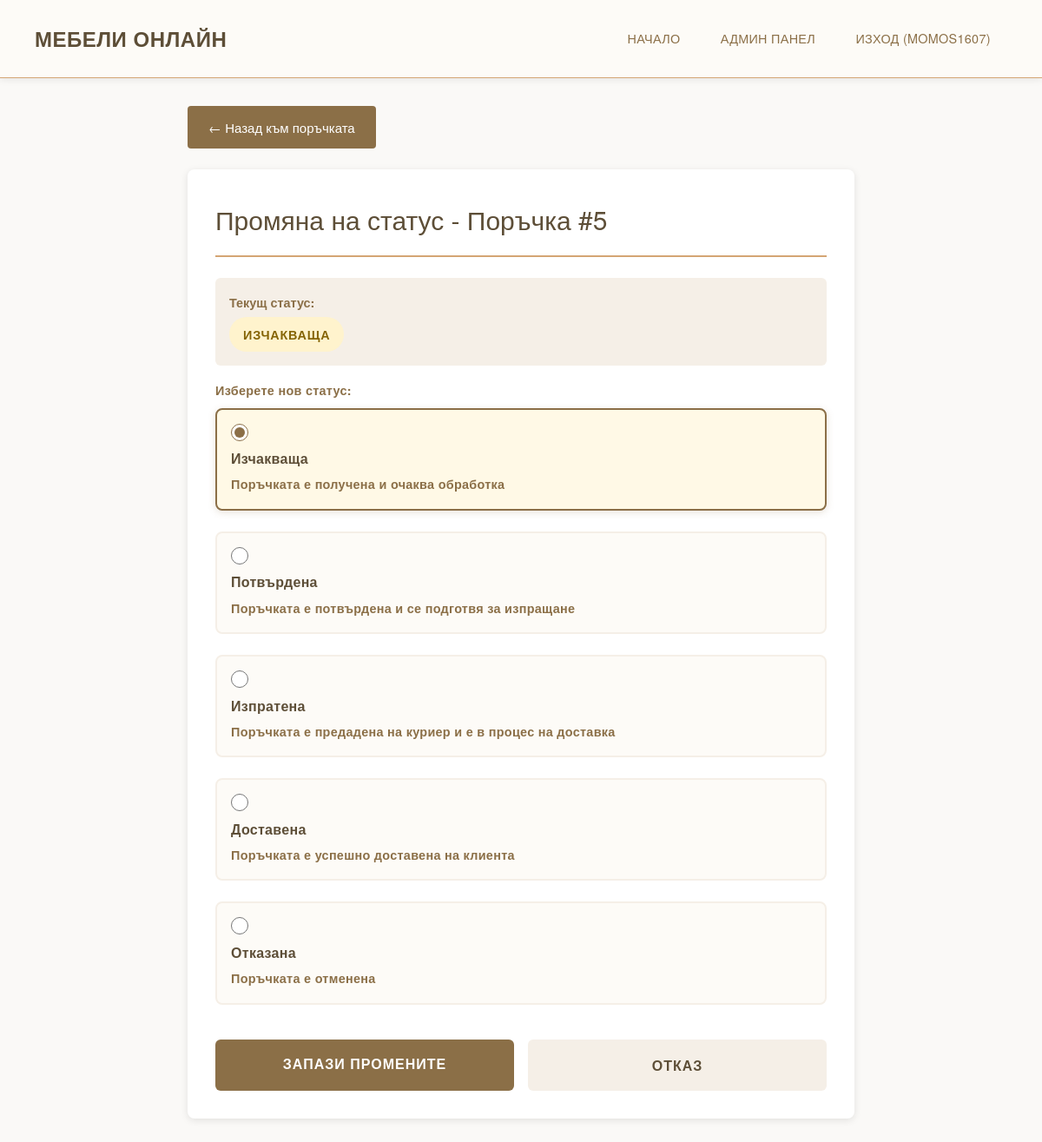
The app's page /edit_order.php?id=5 (signed in) with its own data.
### tables this page shows
CREATE TABLE `orders` (
  `id` int(11) NOT NULL,
  `user_id` int(11) NOT NULL,
  `total_price` decimal(10,2) NOT NULL,
  `status` enum('pending','confirmed','shipped','delivered','cancelled') NOT NULL DEFAULT 'pending',
  `delivery_address` text NOT NULL,
  `phone` varchar(20) NOT NULL,
  `notes` text DEFAULT NULL,
  `created_at` timestamp NOT NULL DEFAULT current_timestamp()
);

### edit_order.php (the view, shortened to what this page needs)
<?php
require_once 'config.php';
$order_id = isset($_GET['id']) ? intval($_GET['id']) : 0;
$query = "SELECT * FROM orders WHERE id = $order_id";
$result = mysqli_query($conn, $query);
$order = mysqli_fetch_assoc($result);
$status_text = [
    'pending' => 'Изчакваща',
    'confirmed' => 'Потвърдена',
    'shipped' => 'Изпратена',
    'delivered' => 'Доставена',
    'cancelled' => 'Отказана'
];
?>
<!DOCTYPE html>
<html lang="bg">
<head>
    <link rel="stylesheet" href="style.css">
</head>
<body>
    <nav class="navbar">
        <div class="container">
            <div class="nav-wrapper">
                <a href="index.php" class="logo">МЕБЕЛИ ОНЛАЙН</a>
                <ul class="nav-menu">
                    <li><a href="index.php">НАЧАЛО</a></li>
                    <li><a href="admin_orders.php">АДМИН ПАНЕЛ</a></li>
                    <li><a href="logout.php">ИЗХОД (<?php echo htmlspecialchars($_SESSION['username']); ?>)</a></li>
                </ul>
            </div>
        </div>
    </nav>
    <div class="edit-container">
        <a href="view_order.php?id=<?php echo $order_id; ?>" class="back-button">← Назад към поръчката</a>
        <div class="edit-card">
            <h1>Промяна на статус - Поръчка #<?php echo $order_id; ?></h1>
            <div class="current-info">
                <div class="current-info-label">Текущ статус:</div>
                <div class="current-info-value">
                    <span class="status-badge status-<?php echo htmlspecialchars($order['status']); ?>">
                        <?php echo $status_text[$order['status']] ?? 'Неизвестен'; ?>
                    </span>
                </div>
            </div>
            <form method="POST" action="" id="statusForm">
                <div class="form-group">
                    <label>Изберете нов статус:</label>
                    <div class="radio-group">
                        <label class="radio-option <?php echo $order['status'] === 'pending' ? 'selected' : ''; ?>"
                               onclick="selectOption(this)">
                            <input type="radio"
                                   name="status"
                                   value="pending"
                                   <?php echo $order['status'] === 'pending' ? 'checked' : ''; ?>>
                            <div class="radio-label">
                                <div class="radio-title">Изчакваща</div>
                                <div class="radio-description">Поръчката е получена и очаква обработка</div>
                            </div>
                        </label>
                        <label class="radio-option <?php echo $order['status'] === 'confirmed' ? 'selected' : ''; ?>"
                               onclick="selectOption(this)">
                            <input type="radio"
                                   name="status"
                                   value="confirmed"
                                   <?php echo $order['status'] === 'confirmed' ? 'checked' : ''; ?>>
                            <div class="radio-label">
                                <div class="radio-title">Потвърдена</div>
                                <div class="radio-description">Поръчката е потвърдена и се подготвя за изпращане</div>
                            </div>
                        </label>
                        <label class="radio-option <?php echo $order['status'] === 'shipped' ? 'selected' : ''; ?>"
                               onclick="selectOption(this)">
                            <input type="radio"
                                   name="status"
                                   value="shipped"
                                   <?php echo $order['status'] === 'shipped' ? 'checked' : ''; ?>>
                            <div class="radio-label">
                                <div class="radio-title">Изпратена</div>
                                <div class="radio-description">Поръчката е предадена на куриер и е в процес на доставка</div>
                            </div>
                        </label>
                        <label class="radio-option <?php echo $order['status'] === 'delivered' ? 'selected' : ''; ?>"
                               onclick="selectOption(this)">
                            <input type="radio"
                                   name="status"
                                   value="delivered"
                                   <?php echo $order['status'] === 'delivered' ? 'checked' : ''; ?>>
                            <div class="radio-label">
                                <div class="radio-title">Доставена</div>
                                <div class="radio-description">Поръчката е успешно доставена на клиента</div>
                            </div>
                        </label>
                        <label class="radio-option <?php echo $order['status'] === 'cancelled' ? 'selected' : ''; ?>"
                               onclick="selectOption(this)">
                            <input type="radio"
                                   name="status"
                                   value="cancelled"
                                   <?php echo $order['status'] === 'cancelled' ? 'checked' : ''; ?>>
                            <div class="radio-label">
                                <div class="radio-title">Отказана</div>
                                <div class="radio-description">Поръчката е отменена</div>
                            </div>
                        </label>
                    </div>
                </div>
                <div class="action-buttons">
                    <button type="submit" class="btn btn-primary">
                        Запази промените
                    </button>
                    <a href="view_order.php?id=<?php echo $order_id; ?>" class="btn btn-secondary">
                        Отказ
                    </a>
                </div>
            </form>
        </div>
    </div>
</body>
</html>

### style.css (style rules this page uses)
:root { --primary-dark: #8B6F47; --primary-black: #5D4E37; --secondary-dark: #2d2d2d; --accent-gold: #c9a96e; --accent-beige: #e8e3d8; --text-primary: #8B6F47; --text-secondary: #8B6F47; --text-light: #B8A794; --bg-cream: #faf9f7; --bg-light: #FDFBF7; --border-light: #D4A574; --shadow-soft: 0 2px 8px rgba(0,0,0,0.08); --shadow-medium: 0 4px 16px rgba(0,0,0,0.1); --shadow-hover: 0 8px 24px rgba(0,0,0,0.12); --transition: all 0.35s cubic-bezier(0.4, 0, 0.2, 1); }
* { margin: 0; padding: 0; box-sizing: border-box; }
html { scroll-behavior: smooth; }
body { font-family: 'Helvetica Neue', 'Arial', sans-serif; line-height: 1.7; color: var(--text-primary); background-color: var(--bg-cream); font-size: 15px; -webkit-font-smoothing: antialiased; -moz-osx-font-smoothing: grayscale; }
.container { max-width: 1440px; margin: 0 auto; padding: 0 2.5rem; }
.navbar { background-color: var(--bg-light); border-bottom: 1px solid var(--border-light); position: sticky; top: 0; z-index: 1000; box-shadow: var(--shadow-soft); }
.nav-wrapper { display: flex; justify-content: space-between; align-items: center; padding: 1.5rem 0; }
.logo { font-size: 1.5rem; font-weight: 700; color: var(--primary-black); text-decoration: none; letter-spacing: 0.5px; text-transform: uppercase; transition: var(--transition); }
.nav-menu { display: flex; list-style: none; gap: 0.5rem; align-items: center; }
.nav-menu li a { color: var(--text-primary); text-decoration: none; padding: 0.7rem 1.2rem; border-radius: 2px; transition: var(--transition); font-weight: 500; font-size: 0.9rem; letter-spacing: 0.3px; text-transform: uppercase; }
.btn { padding: 1rem 2rem; border: none; border-radius: 2px; cursor: pointer; font-size: 0.9rem; font-weight: 600; text-decoration: none; display: inline-flex; align-items: center; justify-content: center; gap: 0.5rem; text-align: center; transition: var(--transition); text-transform: uppercase; letter-spacing: 1px; }
.btn-primary { background-color: var(--primary-black); color: white; flex: 1; }
.form-group { margin-bottom: 2rem; }
.form-group label { display: block; margin-bottom: 0.7rem; color: var(--text-primary); font-weight: 500; font-size: 0.9rem; letter-spacing: 0.3px; }
.form-group input, .form-group textarea, .form-group select { width: 100%; padding: 1rem; border: 1px solid var(--border-light); border-radius: 2px; font-size: 1rem; transition: var(--transition); font-family: inherit; background: var(--bg-light); }
.status-badge { padding: 0.4rem 1rem; font-size: 0.75rem; font-weight: 600; display: inline-block; text-transform: uppercase; letter-spacing: 0.8px; border-radius: 2px; }
.status-pending { background-color: #FDFBF73cd; color: #856404; }
h1, h2, h3, h4, h5, h6 { font-weight: 400; }
.btn-secondary { background-color: transparent; color: #8B6F47; border: 1px solid #8B6F47; flex: 1; }

### records on screen
orders: status "ИЗЧАКВАЩА", status "☑ Изчакваща Поръчката е получена", status "☐ Потвърдена Поръчката е потвърд", status "☐ Изпратена Поръчката е предаден", status "☐ Доставена Поръчката е успешно", status "☐ Отказана Поръчката е отменена"

### other values on screen
$_SESSION['username'] "MOMOS1607"
$order_id "5"
